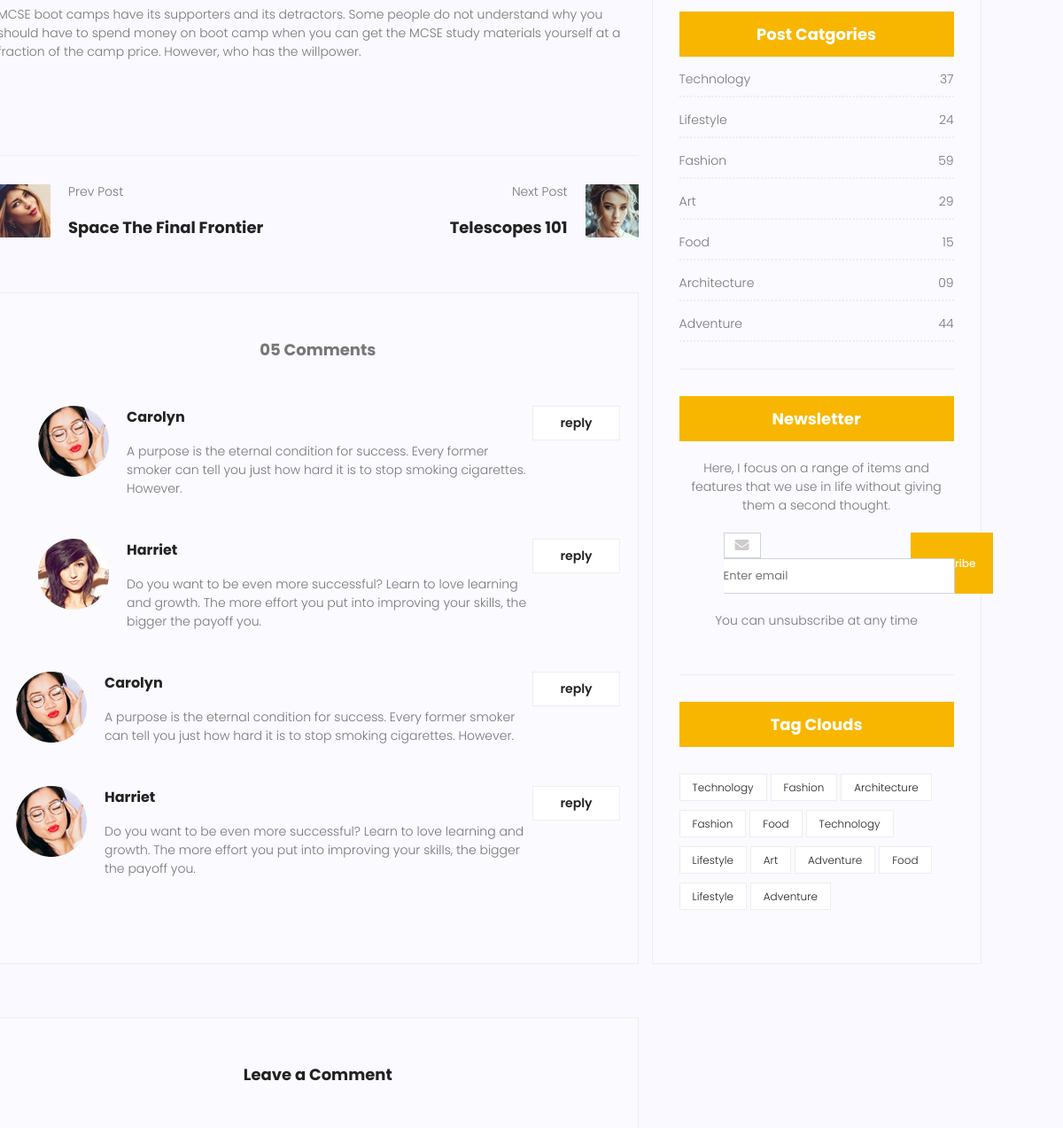
Before: /pages/blog-single/ (middle part) with the older database file.
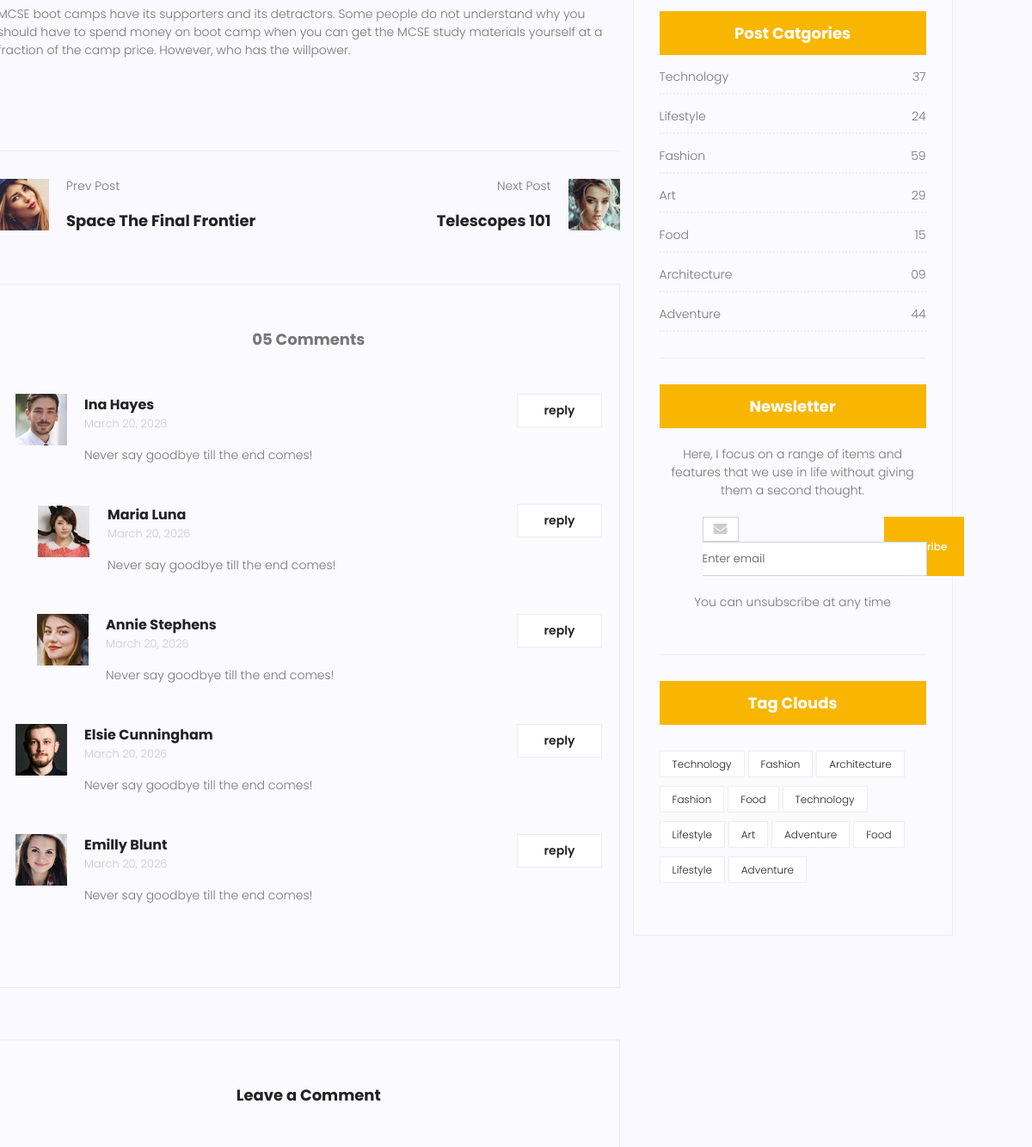
After: the same page with the newer database file.
### main/models.py (models this page shows, shortened)
class UserMessage(models.Model):
    name = models.CharField(max_length=100)
    email = models.EmailField(max_length=150)
    subject = models.CharField(max_length=200)
    message = models.TextField()
    check_box = models.BooleanField(default=False)
    created_at = models.DateTimeField(auto_now_add=True)
    user_img = models.ImageField(
        upload_to='user_images/', null=True, blank=True)
    created_at = models.DateTimeField(auto_now_add=True)

### main/views.py (the view, shortened to what this page needs)
# urls.py: path('blog-single/', blogSingle, name='blog-single'),
def blogSingle(request):
    user_comments = UserMessage.objects.filter(check_box=True).order_by('-id')[:10]
    comment_count = user_comments.count()
    show_default = comment_count < 5
    return render(request, 'pages/blog-single.html', {
        'user_comments': user_comments,
        'show_default': show_default,
    })

### main/templates/pages/blog-single.html (shortened to what this page needs)
{% load static %}
<!DOCTYPE html>
<html lang="en">
<head>
    <link rel="stylesheet" href="{% static 'css/own-bootstrap.css' %}">
    <link rel="stylesheet" href="{% static 'css/blog-single.css' %}">
    <link rel="stylesheet" href="https://cdnjs.cloudflare.com/ajax/libs/font-awesome/6.5.1/css/all.min.css">
    <link rel="stylesheet" href="https://cdn.linearicons.com/free/1.0.0/icon-font.min.css">
    <link rel="stylesheet" href="https://cdnjs.cloudflare.com/ajax/libs/font-awesome/6.5.0/css/all.min.css">
</head>
<body>
    <div class="wrapper">
        <main class="main">
            <section class="post-content-section">
                <div class="container">
                    <div class="post-content-section-main">
                        <div class="post-content-section-cards-list">
                            <div class="posts-list">
                                <div class="single-post">
                                    <div class="single-post-third">
                                        <div class="single-post-third-imgs">
                                            <div class="single-post-third-imgs-txt">
                                                <p>
                                                    MCSE boot camps have its supporters and its detractors. Some people
                                                    do not understand why you should have to spend money on boot camp
                                                    when you can get the MCSE study materials yourself at a fraction of
                                                    the camp price. However, who has the willpower.
                                                </p>
                                            </div>
                                        </div>
                                    </div>
                                </div>
                                <div class="navigation-area">
                                    <div class="row">
                                        <div class="navigation-area-left">
                                            <div class="thumb">
                                                <a href="#"><img class="img-fluid"
                                                        src="{% static 'img/user-img/prev.jpg' %}" alt=""></a>
                                            </div>
                                            <div class="arrow">
                                                <a href="#"></a>
                                            </div>
                                            <div class="detials">
                                                <p>Prev Post</p>
                                                <a href="#">
                                                    <h4 class="detials-h4">Space The Final Frontier</h4>
                                                </a>
                                            </div>
                                        </div>
                                        <div class="navigation-area-right">
                                            <div class="detials">
                                                <p>Next Post</p>
                                                <a href="#">
                                                    <h4 class="detials-h4">Telescopes 101</h4>
                                                </a>
                                            </div>
                                            <div class="arrow">
                                                <a href="#"></a>
                                            </div>
                                            <div class="thumb">
                                                <a href="#"><img class="img-fluid"
                                                        src="{% static 'img/user-img/next.jpg' %}" alt=""></a>
                                            </div>
                                        </div>
                                    </div>
                                </div>
                                <div class="comments-area">
                                    <h4>05 Comments</h4>
                                    {% if user_comments %}
                                    {% for item in user_comments %}
                                    <div class="comment-list">
                                        <div class="single-comment">
                                            <div class="user">
                                                <div class="thumb">
                                                    <img src="{{ item.user_img.url }}" alt="">
                                                </div>
                                                <div class="desc">
                                                    <h5><a href="#">{{ item.name }}</a></h5>
                                                    <p class="date">{{ item.created_at|date:"F j, Y" }}</p>
                                                    <p class="comment">
                                                        {{ item.message }}
                                                    </p>
                                                </div>
                                            </div>
                                            <div class="reply-btn">
                                                <a href="" class="btn-reply text-uppercase">reply</a>
                                            </div>
                                        </div>
                                    </div>
                                    {% endfor %}
                                    {% endif %}
                                </div>
                                <div class="comment-form">
                                    <h4>Leave a Comment</h4>
                                </div>
                            </div>
                        </div>
                        <div class="post-content-section-side-bar">
                            <div class="widget-wrap">
                                <div class="single-sidebar-widget post-category-widget">
                                    <h4 class="category-title">Post Catgories</h4>
                                    <ul class="cat-list">
                                        <li>
                                            <a href="#">
                                                <p>Technology</p>
                                                <p>37</p>
                                            </a>
                                        </li>
                                        <li>
                                            <a href="#">
                                                <p>Lifestyle</p>
                                                <p>24</p>
                                            </a>
                                        </li>
                                        <li>
                                            <a href="#">
                                                <p>Fashion</p>
                                                <p>59</p>
                                            </a>
                                        </li>
                                        <li>
                                            <a href="#">
                                                <p>Art</p>
                                                <p>29</p>
                                            </a>
                                        </li>
                                        <li>
                                            <a href="#">
                                                <p>Food</p>
                                                <p>15</p>
                                            </a>
                                        </li>
                                        <li>
                                            <a href="#">
                                                <p>Architecture</p>
                                                <p>09</p>
                                            </a>
                                        </li>
                                        <li>
                                            <a href="#">
                                                <p>Adventure</p>
                                                <p>44</p>
                                            </a>
                                        </li>
                                    </ul>
                                </div>
                                <div class="single-sidebar-widget newsletter-widget">
                                    <h4 class="newsletter-title">Newsletter</h4>
                                    <p>
                                        Here, I focus on a range of items and features that we use in life without
                                        giving them a second thought.
                                    </p>
                                    <div class="form-group">
                                        <div class="col-autos">
                                            <div class="input-group">
                                                <div class="input-group-prepend">
                                                    <div class="input-group-text"><i class="fa fa-envelope"
                                                            aria-hidden="true"></i>
                                                    </div>
                                                </div>
                                                <input type="text" class="form-control" id="inlineFormInputGroup"
                                                    placeholder="Enter email" onfocus="this.placeholder = ''"
                                                    onblur="this.placeholder = 'Enter email'">
                                            </div>
                                        </div>
                                        <a href="#" class="bbtns">Subcribe</a>
                                    </div>
                                    <p class="text-bottom">
                                        You can unsubscribe at any time
                                    </p>
                                </div>
                                <div class="single-sidebar-widget tag-cloud-widget">
                                    <h4 class="tagcloud-title">Tag Clouds</h4>
                                    <ul>
                                        <li><a href="#">Technology</a></li>
                                        <li><a href="#">Fashion</a></li>
                                        <li><a href="#">Architecture</a></li>
                                        <li><a href="#">Fashion</a></li>
                                        <li><a href="#">Food</a></li>
                                        <li><a href="#">Technology</a></li>
                                        <li><a href="#">Lifestyle</a></li>
                                        <li><a href="#">Art</a></li>
                                        <li><a href="#">Adventure</a></li>
                                        <li><a href="#">Food</a></li>
                                        <li><a href="#">Lifestyle</a></li>
                                        <li><a href="#">Adventure</a></li>
                                    </ul>
                                </div>
                            </div>
                        </div>
                    </div>
                </div>
            </section>
        </main>
    </div>
</body>
</html>

Changed rows visible on the page:
removed UserMessage: user_img (picture), name "Carolyn", message "A purpose is the eternal condition for success. Every former smoker can tell you just how hard it is to stop smoking cigarettes. However."
removed UserMessage: user_img (picture), name "Harriet", message "Do you want to be even more successful? Learn to love learning and growth. The more effort you put into improving your skills, the bigger the payoff you."
removed UserMessage: user_img (picture), name "Carolyn", message "A purpose is the eternal condition for success. Every former smoker can tell you just how hard it is to stop smoking cigarettes. However."
removed UserMessage: user_img (picture), name "Harriet", message "Do you want to be even more successful? Learn to love learning and growth. The more effort you put into improving your skills, the bigger the payoff you."
added UserMessage: user_img (picture), name "Ina Hayes", created_at "March 20, 2026", message "Never say goodbye till the end comes!"
added UserMessage: user_img (picture), name "Maria Luna", created_at "March 20, 2026", message "Never say goodbye till the end comes!"
added UserMessage: user_img (picture), name "Annie Stephens", created_at "March 20, 2026", message "Never say goodbye till the end comes!"
added UserMessage: user_img (picture), name "Elsie Cunningham", created_at "March 20, 2026", message "Never say goodbye till the end comes!"
added UserMessage: user_img (picture), name "Emilly Blunt", created_at "March 20, 2026", message "Never say goodbye till the end comes!"
